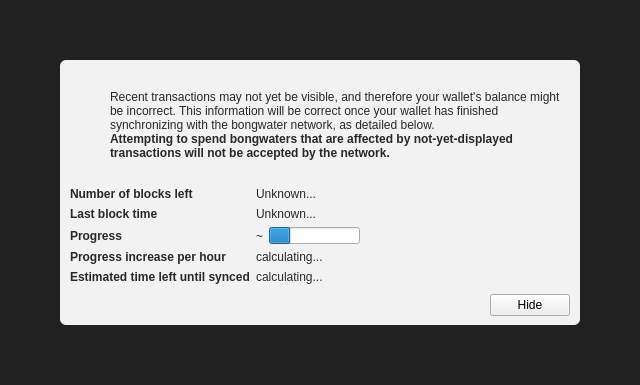
<?xml version="1.0" encoding="UTF-8"?>
<ui version="4.0">
 <class>ModalOverlay</class>
 <widget class="ModalOverlay" name="ModalOverlay">
  <property name="geometry">
   <rect>
    <x>0</x>
    <y>0</y>
    <width>640</width>
    <height>385</height>
   </rect>
  </property>
  <property name="windowTitle">
   <string>Form</string>
  </property>
  <layout class="QVBoxLayout" name="verticalLayout" stretch="0">
   <property name="sizeConstraint">
    <enum>QLayout::SetDefaultConstraint</enum>
   </property>
   <property name="leftMargin">
    <number>0</number>
   </property>
   <property name="topMargin">
    <number>0</number>
   </property>
   <property name="rightMargin">
    <number>0</number>
   </property>
   <property name="bottomMargin">
    <number>0</number>
   </property>
   <item>
    <widget class="QWidget" name="bgWidget" native="true">
     <property name="styleSheet">
      <string notr="true">#bgWidget { background: rgba(0,0,0,220); }</string>
     </property>
     <layout class="QVBoxLayout" name="verticalLayoutMain" stretch="1">
      <property name="leftMargin">
       <number>60</number>
      </property>
      <property name="topMargin">
       <number>60</number>
      </property>
      <property name="rightMargin">
       <number>60</number>
      </property>
      <property name="bottomMargin">
       <number>60</number>
      </property>
      <item>
       <widget class="QWidget" name="contentWidget" native="true">
        <property name="styleSheet">
         <string notr="true">#contentWidget { background: rgba(255,255,255,240); border-radius: 6px; }

QLabel { color: rgb(40,40,40);  }</string>
        </property>
        <layout class="QVBoxLayout" name="verticalLayoutSub" stretch="1,0,0,0">
         <property name="spacing">
          <number>0</number>
         </property>
         <property name="leftMargin">
          <number>10</number>
         </property>
         <property name="topMargin">
          <number>10</number>
         </property>
         <property name="rightMargin">
          <number>10</number>
         </property>
         <property name="bottomMargin">
          <number>10</number>
         </property>
         <item>
          <layout class="QHBoxLayout" name="horizontalLayoutIconText" stretch="0,1">
           <property name="topMargin">
            <number>20</number>
           </property>
           <item>
            <layout class="QVBoxLayout" name="verticalLayoutIcon">
             <property name="leftMargin">
              <number>0</number>
             </property>
             <item>
              <widget class="QPushButton" name="warningIcon">
               <property name="enabled">
                <bool>false</bool>
               </property>
               <property name="text">
                <string/>
               </property>
               <property name="icon">
                <iconset>
                 <normaloff>:/icons/warning</normaloff>
                 <disabledoff>:/icons/warning</disabledoff>:/icons/warning</iconset>
               </property>
               <property name="iconSize">
                <size>
                 <width>48</width>
                 <height>48</height>
                </size>
               </property>
               <property name="flat">
                <bool>true</bool>
               </property>
              </widget>
             </item>
             <item>
              <spacer name="verticalSpacerWarningIcon">
               <property name="orientation">
                <enum>Qt::Vertical</enum>
               </property>
               <property name="sizeHint" stdset="0">
                <size>
                 <width>20</width>
                 <height>40</height>
                </size>
               </property>
              </spacer>
             </item>
            </layout>
           </item>
           <item>
            <layout class="QVBoxLayout" name="verticalLayoutInfoText">
             <property name="leftMargin">
              <number>0</number>
             </property>
             <property name="topMargin">
              <number>0</number>
             </property>
             <item>
              <widget class="QLabel" name="infoText">
               <property name="text">
                <string>Recent transactions may not yet be visible, and therefore your wallet's balance might be incorrect. This information will be correct once your wallet has finished synchronizing with the bongwater network, as detailed below.</string>
               </property>
               <property name="textFormat">
                <enum>Qt::RichText</enum>
               </property>
               <property name="wordWrap">
                <bool>true</bool>
               </property>
              </widget>
             </item>
             <item>
              <widget class="QLabel" name="infoTextStrong">
               <property name="font">
                <font>
                 <weight>75</weight>
                 <bold>true</bold>
                </font>
               </property>
               <property name="text">
                <string>Attempting to spend bongwaters that are affected by not-yet-displayed transactions will not be accepted by the network.</string>
               </property>
               <property name="textFormat">
                <enum>Qt::RichText</enum>
               </property>
               <property name="wordWrap">
                <bool>true</bool>
               </property>
              </widget>
             </item>
             <item>
              <spacer name="verticalSpacerInTextSpace">
               <property name="orientation">
                <enum>Qt::Vertical</enum>
               </property>
               <property name="sizeHint" stdset="0">
                <size>
                 <width>20</width>
                 <height>40</height>
                </size>
               </property>
              </spacer>
             </item>
            </layout>
           </item>
          </layout>
         </item>
         <item>
          <spacer name="verticalSpacerAfterText">
           <property name="orientation">
            <enum>Qt::Vertical</enum>
           </property>
           <property name="sizeHint" stdset="0">
            <size>
             <width>20</width>
             <height>40</height>
            </size>
           </property>
          </spacer>
         </item>
         <item>
          <layout class="QFormLayout" name="formLayout">
           <property name="fieldGrowthPolicy">
            <enum>QFormLayout::FieldsStayAtSizeHint</enum>
           </property>
           <property name="horizontalSpacing">
            <number>6</number>
           </property>
           <property name="verticalSpacing">
            <number>6</number>
           </property>
           <property name="topMargin">
            <number>10</number>
           </property>
           <item row="0" column="0">
            <widget class="QLabel" name="labelNumberOfBlocksLeft">
             <property name="font">
              <font>
               <weight>75</weight>
               <bold>true</bold>
              </font>
             </property>
             <property name="text">
              <string>Number of blocks left</string>
             </property>
            </widget>
           </item>
           <item row="0" column="1">
            <widget class="QLabel" name="numberOfBlocksLeft">
             <property name="text">
              <string>Unknown...</string>
             </property>
            </widget>
           </item>
           <item row="1" column="0">
            <widget class="QLabel" name="labelLastBlockTime">
             <property name="font">
              <font>
               <weight>75</weight>
               <bold>true</bold>
              </font>
             </property>
             <property name="text">
              <string>Last block time</string>
             </property>
            </widget>
           </item>
           <item row="1" column="1">
            <widget class="QLabel" name="newestBlockDate">
             <property name="sizePolicy">
              <sizepolicy hsizetype="Maximum" vsizetype="Preferred">
               <horstretch>0</horstretch>
               <verstretch>0</verstretch>
              </sizepolicy>
             </property>
             <property name="text">
              <string>Unknown...</string>
             </property>
            </widget>
           </item>
           <item row="2" column="0">
            <widget class="QLabel" name="labelSyncDone">
             <property name="font">
              <font>
               <weight>75</weight>
               <bold>true</bold>
              </font>
             </property>
             <property name="text">
              <string>Progress</string>
             </property>
            </widget>
           </item>
           <item row="2" column="1">
            <layout class="QHBoxLayout" name="horizontalLayoutSync" stretch="0,1">
             <item>
              <widget class="QLabel" name="percentageProgress">
               <property name="text">
                <string notr="true">~</string>
               </property>
              </widget>
             </item>
             <item>
              <widget class="QProgressBar" name="progressBar">
               <property name="value">
                <number>24</number>
               </property>
               <property name="format">
                <string/>
               </property>
              </widget>
             </item>
            </layout>
           </item>
           <item row="4" column="0">
            <widget class="QLabel" name="labelProgressIncrease">
             <property name="font">
              <font>
               <weight>75</weight>
               <bold>true</bold>
              </font>
             </property>
             <property name="text">
              <string>Progress increase per hour</string>
             </property>
            </widget>
           </item>
           <item row="4" column="1">
            <widget class="QLabel" name="progressIncreasePerH">
             <property name="text">
              <string>calculating...</string>
             </property>
            </widget>
           </item>
           <item row="5" column="0">
            <widget class="QLabel" name="labelEstimatedTimeLeft">
             <property name="font">
              <font>
               <weight>75</weight>
               <bold>true</bold>
              </font>
             </property>
             <property name="text">
              <string>Estimated time left until synced</string>
             </property>
            </widget>
           </item>
           <item row="5" column="1">
            <widget class="QLabel" name="expectedTimeLeft">
             <property name="text">
              <string>calculating...</string>
             </property>
            </widget>
           </item>
          </layout>
         </item>
         <item>
          <layout class="QHBoxLayout" name="horizontalLayoutButtons">
           <property name="leftMargin">
            <number>10</number>
           </property>
           <property name="topMargin">
            <number>10</number>
           </property>
           <item>
            <spacer name="horizontalSpacer">
             <property name="orientation">
              <enum>Qt::Horizontal</enum>
             </property>
             <property name="sizeHint" stdset="0">
              <size>
               <width>40</width>
               <height>20</height>
              </size>
             </property>
            </spacer>
           </item>
           <item>
            <widget class="QPushButton" name="closeButton">
             <property name="text">
              <string>Hide</string>
             </property>
            </widget>
           </item>
          </layout>
         </item>
        </layout>
       </widget>
      </item>
     </layout>
    </widget>
   </item>
  </layout>
 </widget>
 <customwidgets>
  <customwidget>
   <class>ModalOverlay</class>
   <extends>QWidget</extends>
   <header>qt/modaloverlay.h</header>
   <container>1</container>
  </customwidget>
 </customwidgets>
 <resources/>
 <connections/>
</ui>
